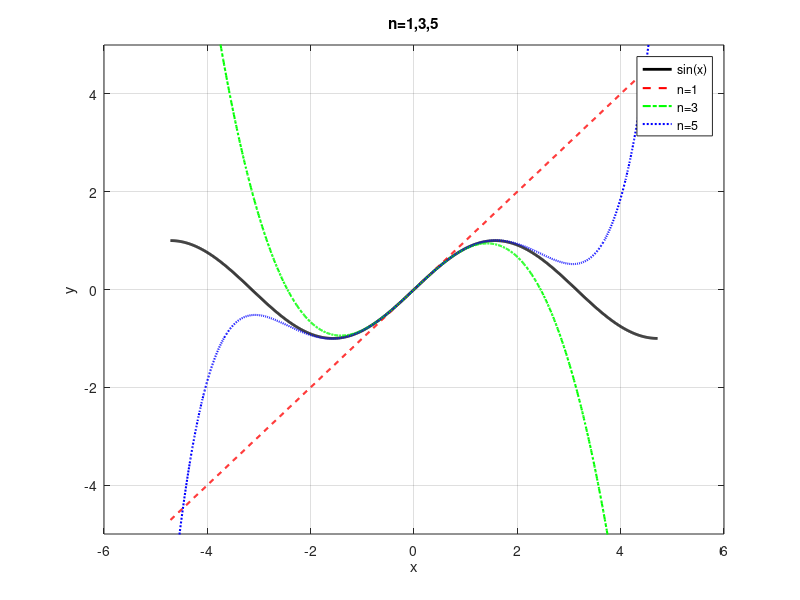

The MATLAB script that drew this image:
x = linspace(-3*pi/2, 3*pi/2, 1000);
y = sin(x);

% 泰勒展开各项公式
f1 = x;
f3 = x - x.^3/6;
f5 = x - x.^3/6 + x.^5/120;

% 绘图
figure(1);
plot(x, y, 'k', 'LineWidth', 2); hold on;
plot(x, f1, 'r--', 'LineWidth', 1.5);
plot(x, f3, 'g-.', 'LineWidth', 1.5);
plot(x, f5, 'b:', 'LineWidth', 1.5);
grid on; legend('sin(x)', 'n=1', 'n=3', 'n=5');
ylim([-5, 5]); xlabel('x'); ylabel('y');
title('n=1,3,5');
